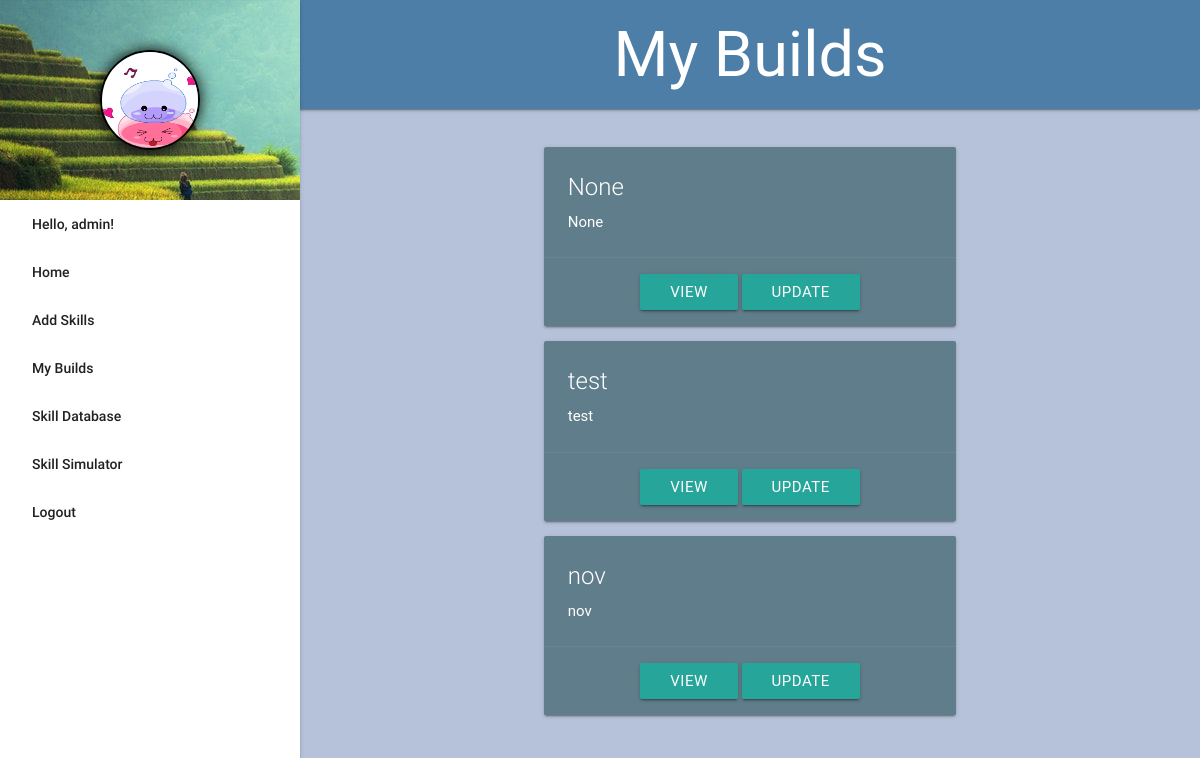
The page /my_builds.php (signed in) on the database as committed earlier.
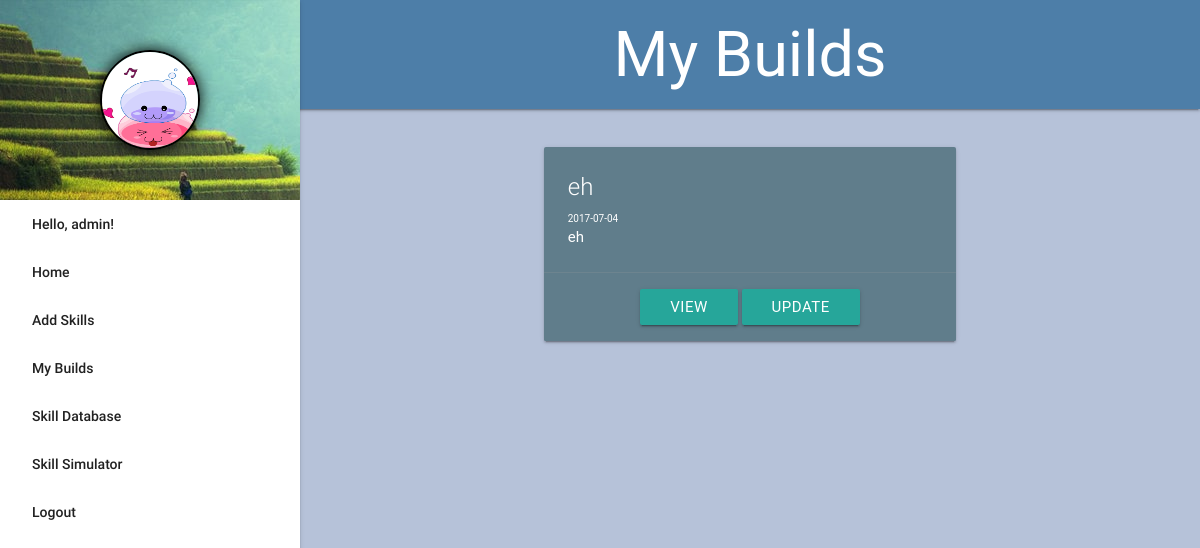
The same page on the database as committed later.
### tables this page shows
CREATE TABLE `builds` (
  `id` int(10) NOT NULL,
  `acct_id` int(10) DEFAULT NULL,
  `build_name` varchar(255) NOT NULL DEFAULT 'None',
  `build_description` varchar(255) NOT NULL DEFAULT 'None',
  `build_date` date DEFAULT NULL
);

### my_builds.php (the view, shortened to what this page needs)
<?php
function header_title(){
	echo 'My Builds';
};
function display_content(){
	global $conn;
	$acct_id = $_SESSION['id'];
	echo '<div class="container">
		<div class="row">
			<div class="col l8 m8 s12 offset-l2 offset-m2 margin-top">';
	$sql = "SELECT * FROM builds WHERE acct_id = '$acct_id'";
	$result = mysqli_query($conn, $sql);
	while($row = mysqli_fetch_assoc($result)){
		extract($row);
			echo '<div class="card blue-grey">
				<div class="card-content white-text">
					<span class="card-title">'.$build_name.'</span>
					<p class="build-date">'.$build_date.'</p>
					<p>'.$build_description.'</p>
				</div>
				<div class="card-action center-align">';
					echo "<a href='build.php?build_id=$id' class='waves-effect btn'>View</a>
						<a href='build_update.php?build_id=$id' class='waves-effect btn'>Update</a>";
				echo '</div>
			</div>';
	};
			echo '</div>
		</div>
	</div>';
};
require_once 'template.php';
?>

### template.php (shortened to what this page needs)
<!DOCTYPE html>
<html>
<head>
	<link rel="stylesheet" type="text/css" href="styles/materialize.min.css">
	<link rel="stylesheet" type="text/css" href="styles/styles.css">
</head>
<body>
	<nav>
	<?php
	require_once 'partials/side_nav.php';
	require_once 'partials/header.php';
	?>
	</nav>
	<main>
		<?php
		display_content();
		?>
	</main>
</body>
</html>

### partials/side_nav.php (shortened to what this page needs)
<ul id="slide-out" class="side-nav fixed">
	<li><div class="user-view">
		<div class="background valign-wrapper">
			<img src="images/user_default.png" alt="user_photo" class="circle" id="profile-photo">
		</div>
	</div></li>
	<?php
		if(isset($_SESSION['loginFlag']) && $_SESSION['loginFlag'] == true){
			echo '<li><a href=#> Hello, ' .$_SESSION['username']. '!</a></li>';
		}else{
			echo '<li> <a href="#modal1">Login</a> </li>';
			}
		?>
	<li><a href="index.php">Home</a></li>
	<?php
		if(isset($_SESSION['loginFlag']) && $_SESSION['loginFlag'] == true && $_SESSION['role'] == 'admin'){
			echo '<li><a href="add_skill.php">Add Skills</a></li>';
		}
		?>
	<?php
		if(isset($_SESSION['loginFlag']) && $_SESSION['loginFlag'] == true){
			echo '<li><a href="my_builds.php">My Builds</a></li>';
		}
		?>
	<li><a href="skill_db.php">Skill Database</a></li>
	<li><a href="skill_sim.php">Skill Simulator</a></li>
	<?php
		if(isset($_SESSION['loginFlag']) && $_SESSION['loginFlag'] == true){
			echo '<li><a href="?logOut">Logout</a></li>';
		}
	?>
</ul>

### partials/header.php
<header class="container">
	<h1 class="center-align header-padding"><?php header_title()?></h1>
</header>

### styles/styles.css (style rules this page uses)
header, main, footer { padding-left: 300px; }
main { position: relative; }
body { background: #b6c2d9; cursor: url('../images/arrow.png'), default; }
button, li, a, input, .collapsible-header { cursor: url('../images/hand.cur'), default !important; }
h1 { margin: 0; }
nav { height: auto; background: #4d7ea8; }
#profile-photo { width: 100px; height: 100px; margin: 0 auto; border: 2px solid black; box-shadow: 0px 0px 15px black; }
.user-view .background { background: url('../images/bg_default.jpeg'); height: 200px; }
.build-date { font-size: 10px; }
.header-padding { padding: 20px; }
.margin-top { margin-top: 30px; }

Rows that differ between the two databases and show on the page:
removed builds: build_name "None", build_description "None"
removed builds: build_name "test", build_description "test"
removed builds: build_name "nov", build_description "nov"
added builds: build_name "eh", build_date "2017-07-04", build_description "eh"
